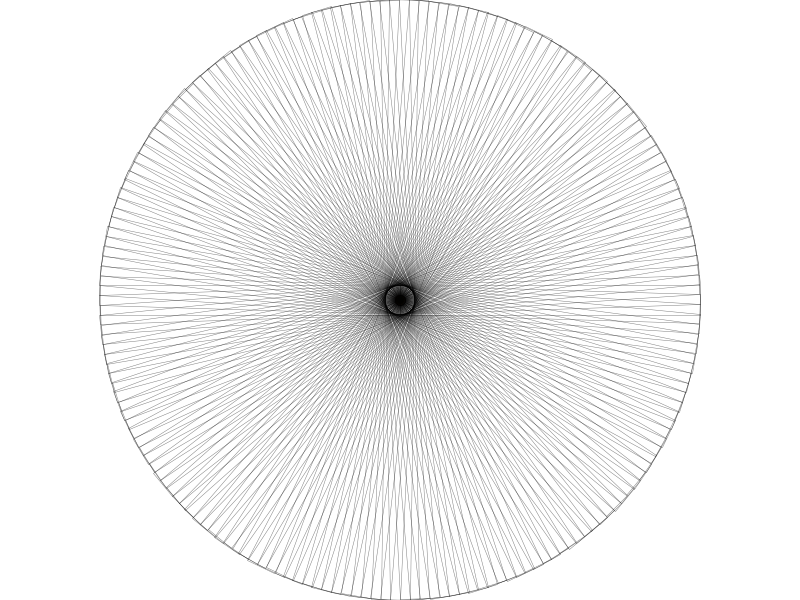
Frame 1 (no input)
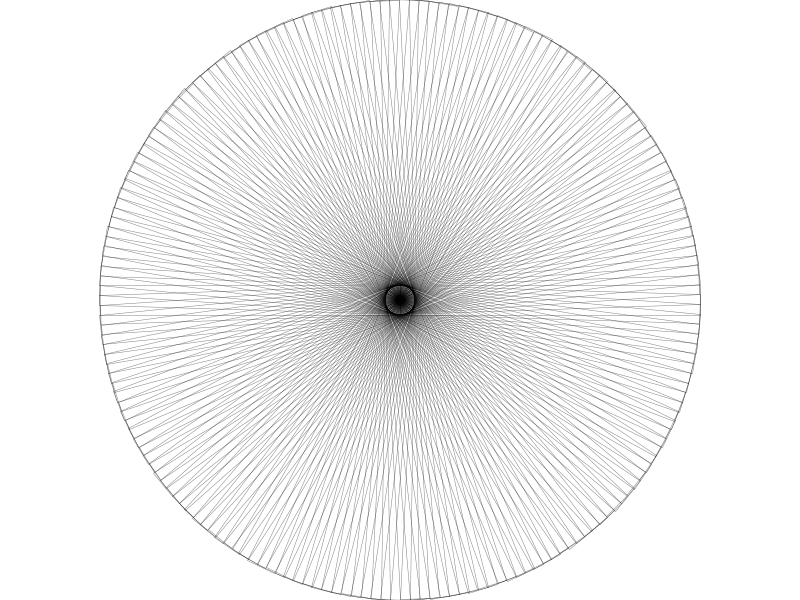
Frame 60 (the mouse pressed at the canvas centre just before this capture)
Frame 120 (the mouse held since frame 60 and released just before this capture): identical to frame 60, image omitted

The Processing sketch that drew these frames (run headless with seeded random() and noise(); from frame 60 on, the mouse is pressed at the canvas centre):

// Processing sketch: symmetry04
// ── symmetry04.pde
float w=0;
float h=0;

int rotCount = 190;
float theta = 0;

void setup() {
  size(800, 600);
  w = 300;
  h = 30;
 

  theta = TWO_PI/rotCount;
}

void draw() {
  background(255);
  fill(0);
  translate(width/2, height/2);
  fill(255, 127, 0);
  ellipse(0, 0, 10, 10);

  stroke(0, 127);
  strokeWeight(.5);
  noFill();
  for (int i=0; i<rotCount; i++) {
    rotate(theta);
    rect(0, -h/2, w, h);
  }
}
